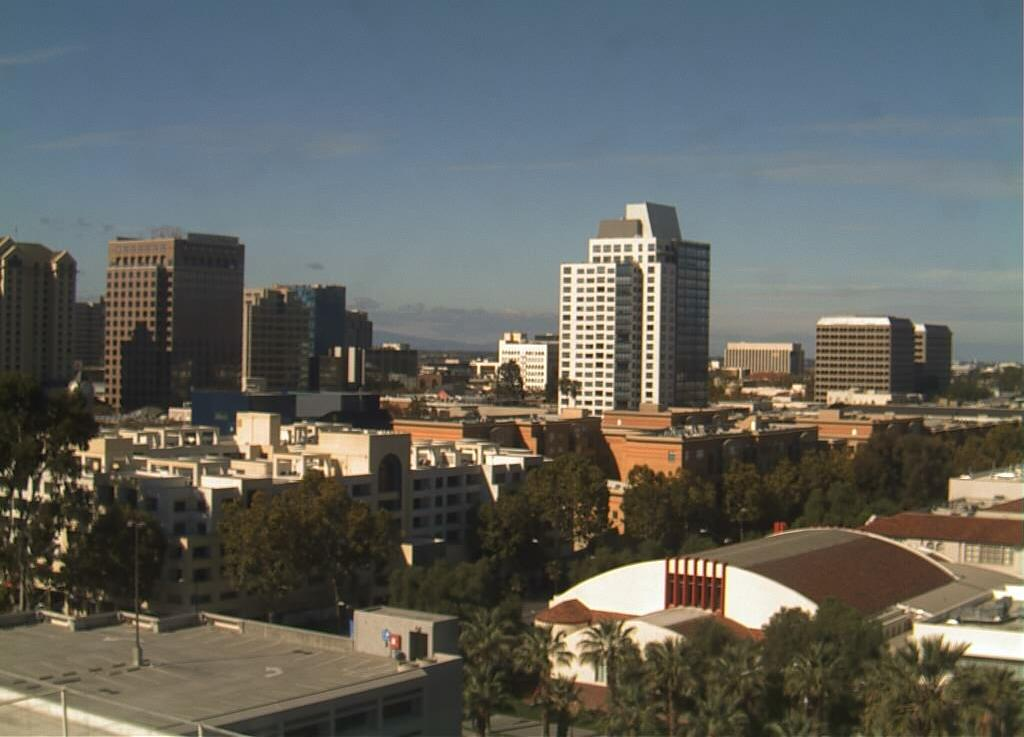
#> input picture data/day.jpg, 1024 x 737 px, found by its file name
$ python image_processing_pipeline.py
#> lines starting #> are read from the running program, lines starting #| are printed output that depends on the picture; after the words box and inside, x2 and y2 are one past the last pixel; in counts of white or black regions, pixels touching at a corner belong together
### src/retinex_real.py
import numpy as np
import cv2

def singleScaleRetinex(img,variance):
    retinex = np.log10(img) - np.log10(cv2.GaussianBlur(img, (0, 0), variance))
    return retinex

def multiScaleRetinex(img, variance_list):
    retinex = np.zeros_like(img)
    for variance in variance_list:
        retinex += singleScaleRetinex(img, variance)
    retinex = retinex / len(variance_list)
    return retinex


def MSR(img, variance_list):
    img = np.float64(img) + 1.0
    img_retinex = multiScaleRetinex(img, variance_list)

    for i in range(img_retinex.shape[2]):
        unique, count = np.unique(np.int32(img_retinex[:, :, i] * 100), return_counts=True)
        for u, c in zip(unique, count):
            if u == 0:
                zero_count = c
                break
        low_val = unique[0] / 100.0
        high_val = unique[-1] / 100.0
        for u, c in zip(unique, count):
            if u < 0 and c < zero_count * 0.1:
                low_val = u / 100.0
            if u > 0 and c < zero_count * 0.1:
                high_val = u / 100.0
                break
        img_retinex[:, :, i] = np.maximum(np.minimum(img_retinex[:, :, i], high_val), low_val)

        img_retinex[:, :, i] = (img_retinex[:, :, i] - np.min(img_retinex[:, :, i])) / \
                               (np.max(img_retinex[:, :, i]) - np.min(img_retinex[:, :, i])) \
                               * 255
    img_retinex = np.uint8(img_retinex)
    return img_retinex

# [66 lines left out: functions SSR, evaluate_retinex_algorithms, post_process, main, not called in this run]

# [1 lines that do not run on import are left out]

### src/cdf_histogram_matching.py
import numpy as np


def _build_cdf_lookup(source_channel: np.ndarray, reference_channel: np.ndarray) -> np.ndarray:
    source_hist = np.bincount(source_channel.ravel(), minlength=256).astype(np.float64)
    reference_hist = np.bincount(reference_channel.ravel(), minlength=256).astype(np.float64)

    source_cdf = np.cumsum(source_hist)
    reference_cdf = np.cumsum(reference_hist)

    source_cdf /= source_cdf[-1]
    reference_cdf /= reference_cdf[-1]

    return np.searchsorted(reference_cdf, source_cdf, side="left").clip(0, 255).astype(np.uint8)


def match_histograms_cdf(source_bgr: np.ndarray, reference_bgr: np.ndarray) -> np.ndarray:
    if source_bgr.dtype != np.uint8 or reference_bgr.dtype != np.uint8:
        raise ValueError("Both source and reference images must be uint8 BGR images.")
    if source_bgr.ndim != 3 or reference_bgr.ndim != 3 or source_bgr.shape[2] != 3 or reference_bgr.shape[2] != 3:
        raise ValueError("Both source and reference images must have shape (H, W, 3).")

    matched = np.empty_like(source_bgr)
    for channel_index in range(3):
        lookup = _build_cdf_lookup(source_bgr[:, :, channel_index], reference_bgr[:, :, channel_index])
        matched[:, :, channel_index] = lookup[source_bgr[:, :, channel_index]]

    return matched

### src/image_processing_pipeline.py
import argparse
import cv2
import numpy as np
import os
from cdf_histogram_matching import match_histograms_cdf
from retinex_real import MSR
import matplotlib.pyplot as plt
from matplotlib.backends.backend_agg import FigureCanvasAgg as FigureCanvas

CANVAS_SIZE = 500
HISTOGRAM_SIZE = 600

STEP_MARGIN = 20

def visualize_pipeline(steps):
    n_steps = len(steps)
    title_height = 40
    canvas_height = n_steps * (CANVAS_SIZE + STEP_MARGIN + title_height) - STEP_MARGIN
    canvas_width = CANVAS_SIZE
    pipeline_canvas = np.ones((canvas_height, canvas_width, 3), dtype=np.uint8) * 255
    for idx, (title, img) in enumerate(steps):
        # Create title canvas
        title_canvas = np.ones((title_height, CANVAS_SIZE, 3), dtype=np.uint8) * 255
        cv2.putText(title_canvas, f"Step {idx+1}: {title}", (10, 28), cv2.FONT_HERSHEY_SIMPLEX, 0.8, (0,0,0), 2)
        step_img = cv2.resize(img, (CANVAS_SIZE, CANVAS_SIZE))
        y_start = idx * (CANVAS_SIZE + STEP_MARGIN + title_height)
        pipeline_canvas[y_start:y_start+title_height, :, :] = title_canvas
        pipeline_canvas[y_start+title_height:y_start+title_height+CANVAS_SIZE, :, :] = step_img
    return pipeline_canvas

def plot_histogram_image(image, title):
    # image: BGR uint8
    fig, ax = plt.subplots(figsize=(5, 5), dpi=100)
    colors = ('b', 'g', 'r')
    for i, color in enumerate(colors):
        hist = cv2.calcHist([image], [i], None, [256], [0, 256])
        ax.plot(hist, color=color)
    ax.set_xlim(0, 256)
    ax.set_title(title)
    ax.set_xlabel('Pixel Value')
    ax.set_ylabel('Frequency')
    ax.grid(True)
    fig.tight_layout()
    canvas = FigureCanvas(fig)
    canvas.draw()
    width, height = fig.canvas.get_width_height()
    img = np.frombuffer(canvas.buffer_rgba(), dtype=np.uint8)
    img = img.reshape((height, width, 4))
    img = cv2.cvtColor(img, cv2.COLOR_RGBA2BGR)
    plt.close(fig)
    return img

def visualize_histogram_pipeline(steps):
    n_steps = len(steps)
    title_height = 40
    canvas_height = n_steps * (HISTOGRAM_SIZE + STEP_MARGIN + title_height) - STEP_MARGIN
    canvas_width = HISTOGRAM_SIZE
    pipeline_canvas = np.ones((canvas_height, canvas_width, 3), dtype=np.uint8) * 255
    for idx, (title, img) in enumerate(steps):
        # Create title canvas
        title_canvas = np.ones((title_height, HISTOGRAM_SIZE, 3), dtype=np.uint8) * 255
        cv2.putText(title_canvas, f"Step {idx+1}: {title} Histogram", (10, 28), cv2.FONT_HERSHEY_SIMPLEX, 0.8, (0,0,0), 2)
        hist_img = plot_histogram_image(img, title)
        hist_img = cv2.resize(hist_img, (HISTOGRAM_SIZE, HISTOGRAM_SIZE))
        y_start = idx * (HISTOGRAM_SIZE + STEP_MARGIN + title_height)
        pipeline_canvas[y_start:y_start+title_height, :, :] = title_canvas
        pipeline_canvas[y_start+title_height:y_start+title_height+HISTOGRAM_SIZE, :, :] = hist_img
    return pipeline_canvas

def main(day_image_path, night_image_path, results_folder):
    # Load the images
#> called with day_image_path = 'data/day.jpg', night_image_path = 'data/night.jpg', results_folder = 'results'
    day_image = cv2.imread(day_image_path)
#> day_image is the input picture: shape (737, 1024, 3); mean B, G, R 95, 99.7, 98.2
    if day_image is None:
        raise FileNotFoundError(f"Image not found at {os.path.abspath(day_image_path)}")
    night_image = cv2.imread(night_image_path)
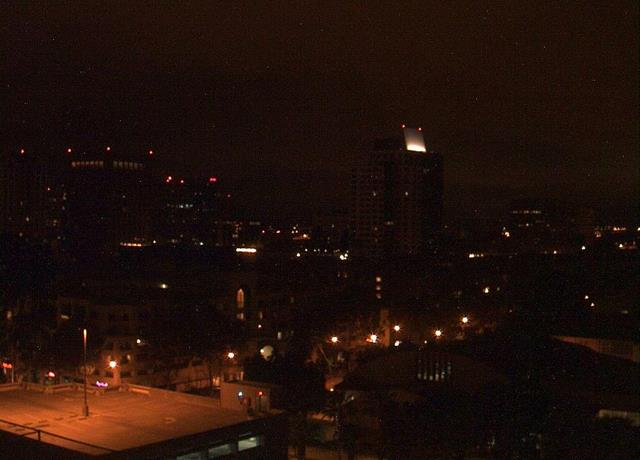
#> input picture data/night.jpg, 640 x 460 px, found by its file name
#> night_image is the input picture: shape (460, 640, 3); mean B, G, R 10.4, 16.2, 32.8
    if night_image is None:
        raise FileNotFoundError(f"Image not found at {os.path.abspath(night_image_path)}")

    # Resize images to the same size if needed
    # Professor said in class they should be same size, they are not right now so we will need to reupload data later
    if day_image.shape != night_image.shape:
        print("Resizing images to the same dimensions...")
        target_size = (min(day_image.shape[1], night_image.shape[1]), min(day_image.shape[0], night_image.shape[0]))
#> target_size = (640, 460)
        day_image = cv2.resize(day_image, target_size)
#> day_image: shape (460, 640, 3)
        night_image = cv2.resize(night_image, target_size)


    # Store pipeline steps for visualization
    pipeline_steps = []
    pipeline_steps.append(("Reference Day Image", day_image))
    pipeline_steps.append(("Original Night Image", night_image))

    current_image = night_image.copy()

    current_image = MSR(current_image, [15, 80, 30])
#> the loop in MSR, `for i in range(img_retinex.shape[2]):` made 3 passes
    pipeline_steps.append(("MSR", current_image))

    current_image = match_histograms_cdf(current_image, day_image)
#> after the loop in match_histograms_cdf, `for channel_index in range(3):`:
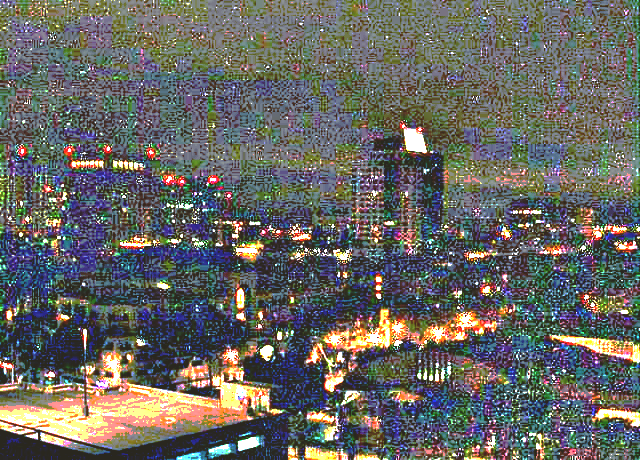
#> matched: shape (460, 640, 3); mean of channels 0, 1, 2 99.1, 103.7, 104.1; drawn as B, G, R
    pipeline_steps.append(("Matched Histograms CDF", current_image))


    pipeline_steps.append(("Final Processed Image", current_image))

    # Visualize pipeline (images)
    pipeline_canvas = visualize_pipeline(pipeline_steps)
#> in visualize_pipeline, `n_steps = len(steps)`: n_steps = 5
#> in visualize_pipeline, `canvas_height = n_steps * (CANVAS_SIZE + STEP_MARGIN + title_height) -..`: canvas_height = 2780
#> the loop in visualize_pipeline, `for idx, (title, img) in enumerate(steps):` made 5 passes
#> (title, y_start) on passes 1 to 5: ('Reference Day Image', 0), ('Original Night Image', 560), ('MSR', 1120), ('Matched Histograms CDF', 1680), ('Final Processed Image', 2240)
#> pass 1, in visualize_pipeline, `step_img = cv2.resize(img, (CANVAS_SIZE, CANVAS_SIZE))`:
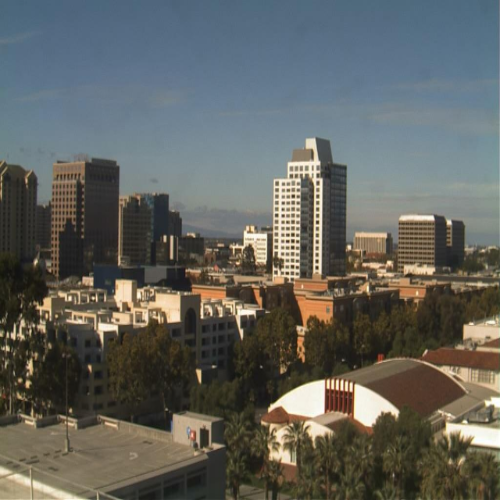
#> step_img: shape (500, 500, 3); mean B, G, R 94.8, 99.5, 98
#> after the loop in visualize_pipeline, `for idx, (title, img) in enumerate(steps):`:
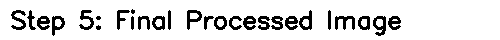
#> title_canvas: shape (40, 500, 3); 87% white; 27 black regions (3 under 20 px), largest, box (x1, y1, x2, y2) and area: (335, 16, 355, 30) 148, (373, 16, 386, 36) 147, (11, 10, 26, 30) 143
    os.makedirs(results_folder, exist_ok=True)
    cv2.imwrite(f"{results_folder}/pipeline_overview.png", pipeline_canvas)

    # Visualize pipeline (histograms)
    pipeline_hist_canvas = visualize_histogram_pipeline(pipeline_steps)
#> in visualize_histogram_pipeline, `n_steps = len(steps)`: n_steps = 5
#> in visualize_histogram_pipeline, `canvas_height = n_steps * (HISTOGRAM_SIZE + STEP_MARGIN + title_height..`: canvas_height = 3280
#> the loop in visualize_histogram_pipeline, `for idx, (title, img) in enumerate(steps):` made 5 passes
#> (title, y_start) on passes 1 to 5: ('Reference Day Image', 0), ('Original Night Image', 660), ('MSR', 1320), ('Matched Histograms CDF', 1980), ('Final Processed Image', 2640)
#> pass 1, in visualize_histogram_pipeline, `hist_img = cv2.resize(hist_img, (HISTOGRAM_SIZE, HISTOGRAM_SIZE))`:
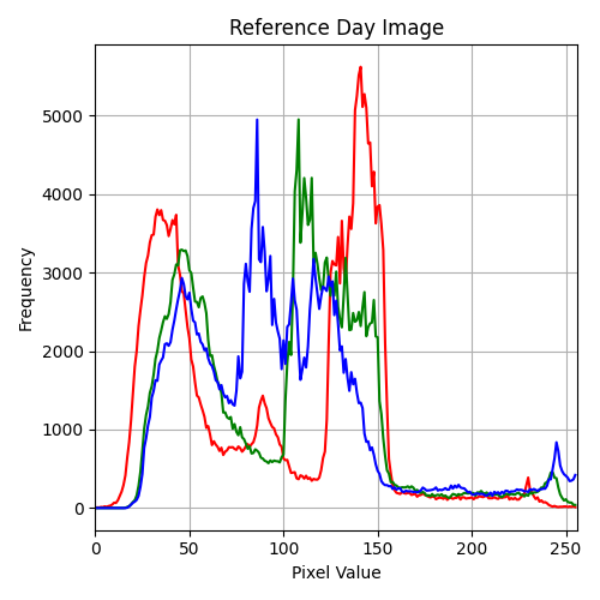
#> hist_img: shape (600, 600, 3); mean R, G, B 242.1, 240.2, 242.4
#> after the loop in visualize_histogram_pipeline, `for idx, (title, img) in enumerate(steps):`:
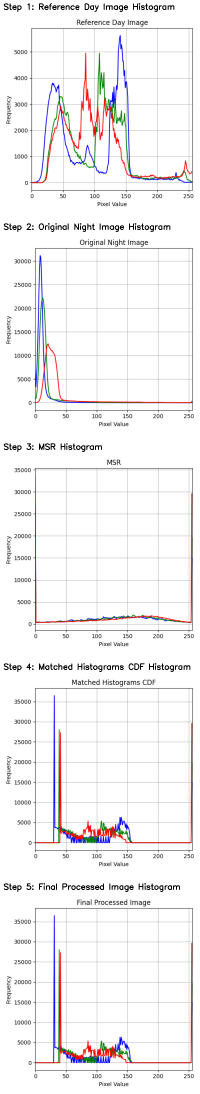
#> pipeline_canvas: shape (3280, 600, 3) (shown at 1/3 size); mean of channels 0, 1, 2 243.1, 242, 243.7; drawn as B, G, R
#> after the loop in visualize_histogram_pipeline, `for idx, (title, img) in enumerate(steps):`:
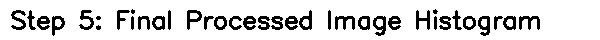
#> title_canvas: shape (40, 600, 3); 85.3% white; 37 black regions (4 under 20 px), largest, box (x1, y1, x2, y2) and area: (519, 16, 540, 30) 151, (335, 16, 355, 30) 148, (373, 16, 386, 36) 147
    cv2.imwrite(f"{results_folder}/pipeline_histogram_overview.png", pipeline_hist_canvas)

    # Results
    # Worst-case Channel-wise MSE comparison between day and original night image
    mse_channels_worst = np.mean((day_image.astype("float") - night_image.astype("float")) ** 2, axis=(0, 1))
#> mse_channels_worst = [10092.8, 9469.8, 7285.8]
    mse_r_worst, mse_g_worst, mse_b_worst = mse_channels_worst
#> mse_r_worst = 10092.8; mse_g_worst = 9469.8; mse_b_worst = 7285.8
    mse_overall_worst = (mse_r_worst + mse_g_worst + mse_b_worst) / 3
#> mse_overall_worst = 8949.5
    print(f"Worst-case Channel-wise MSE: R={mse_r_worst:.2f}, G={mse_g_worst:.2f}, B={mse_b_worst:.2f}")
#| Worst-case Channel-wise MSE: R=10092.84, G=9469.85, B=7285.84
    print(f"Worst-case averaged MSE (overall): {mse_overall_worst:.2f}")
#| Worst-case averaged MSE (overall): 8949.51

    # Channel-wise MSE comparison between day and final processed night image
    mse_channels = np.mean((day_image.astype("float") - current_image.astype("float")) ** 2, axis=(0, 1))
#> mse_channels = [5742, 4557.5, 5118.7]
    mse_r, mse_g, mse_b = mse_channels
#> mse_r = 5742; mse_g = 4557.5; mse_b = 5118.7
    mse_overall = (mse_r + mse_g + mse_b) / 3
#> mse_overall = 5139.4
    print(f"Channel-wise MSE: R={mse_r:.2f}, G={mse_g:.2f}, B={mse_b:.2f}")
#| Channel-wise MSE: R=5741.96, G=4557.45, B=5118.65
    print(f"Final averaged MSE (overall): {mse_overall:.2f}")
#| Final averaged MSE (overall): 5139.35


if __name__ == "__main__":
    parser = argparse.ArgumentParser(description="Image Processing Pipeline")
    parser.add_argument("--input_day_image", type=str, default="data/day.jpg", help="Path to the day input image")
    parser.add_argument("--input_night_image", type=str, default="data/night.jpg", help="Path to the night input image")
    parser.add_argument("--results_folder", type=str, default="results", help="Path to save results images, plots, or statistics")
    args = parser.parse_args()
    main(args.input_day_image, args.input_night_image, args.results_folder)
